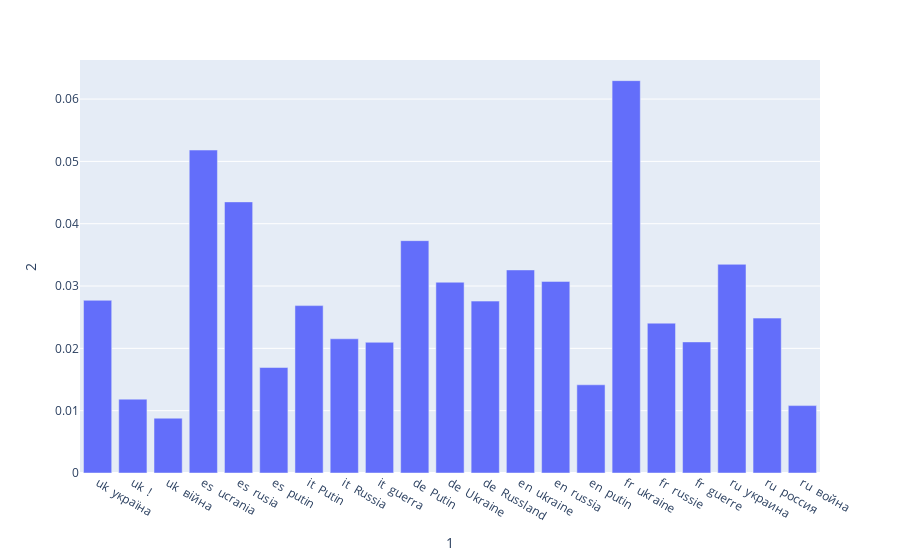

The cell this chart's notebook holds for it:
### Code cell
import plotly.express as px
import pandas as pd

d = {"1":x,
      "2": y
      }

px.bar(pd.DataFrame(d), x="1", y="2")

### Figure 1 — Plotly figure (JSON) as saved in the notebook; plotly's stock layout.template omitted (floating-point values rounded to 4 significant figures)
{"data": [{"alignmentgroup": "True", "hovertemplate": "1=%{x}<br>2=%{y}<extra></extra>", "legendgroup": "", "marker": {"color": "#636efa", "pattern": {"shape": ""}}, "name": "", "offsetgroup": "", "orientation": "v", "showlegend": false, "textposition": "auto", "type": "bar", "x": ["uk  україна", "uk  !", "uk  війна", "es  ucrania", "es  rusia", "es  putin", "it  Putin", "it  Russia", "it  guerra", "de  Putin", "de  Ukraine", "de  Russland", "en  ukraine", "en  russia", "en  putin", "fr  ukraine", "fr  russie", "fr  guerre", "ru  украина", "ru  россия", "ru  война"], "xaxis": "x", "y": [0.02771, 0.01185, 0.008795, 0.05182, 0.0435, 0.01692, 0.02686, 0.02153, 0.02097, 0.03728, 0.03061, 0.02758, 0.03258, 0.03074, 0.01415, 0.06295, 0.02404, 0.02103, 0.03348, 0.02485, 0.01081], "yaxis": "y"}], "layout": {"barmode": "relative", "legend": {"tracegroupgap": 0}, "margin": {"t": 60}, "xaxis": {"anchor": "y", "domain": [0, 1], "title": {"text": "1"}}, "yaxis": {"anchor": "x", "domain": [0, 1], "title": {"text": "2"}}}}
